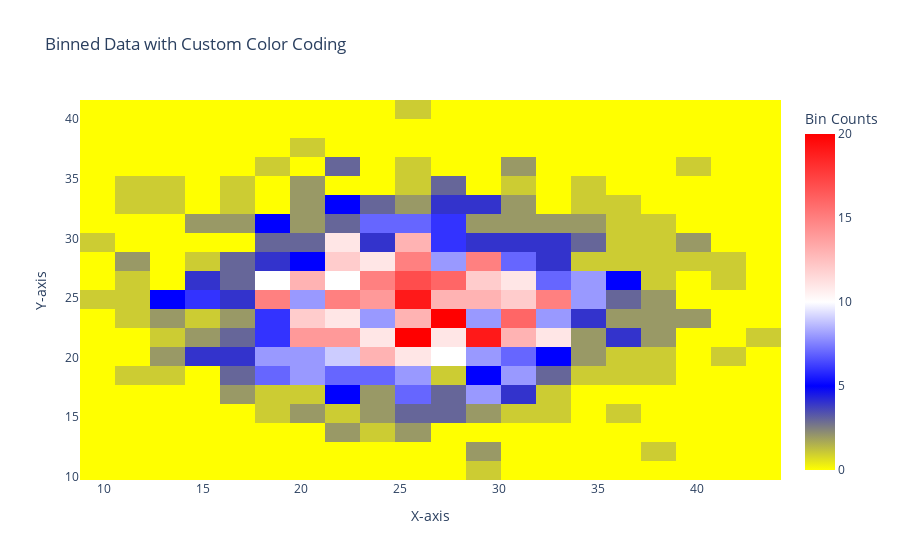

Here is the notebook cell this chart was saved with:
### Code cell
import numpy as np
import plotly.graph_objects as go
import plotly.io as pio

# Generate example data for demonstration
np.random.seed(42)
x = np.random.normal(25, 5, 1000)
np.random.seed(39)
y = np.random.normal(25, 5, 1000)

# Define minimum and maximum counts for color coding
min_count = 20
max_count = 50

# Set up bins and compute histogram
bins = 20
H, xedges, yedges = np.histogram2d(x, y, bins=bins)

# Define color mapping based on bin counts
color_map = np.zeros_like(H, dtype='<U6')  # Initialize empty color map array

# Apply color coding conditions
color_map[H == 0] = 'yellow'       # Zero count bins
color_map[(H > 0) & (H < min_count)] = 'blue'   # Counts lower than min_count but greater than zero
color_map[(H >= min_count) & (H <= max_count)] = 'white'  # Counts within the acceptable range
color_map[H > max_count] = 'red'   # Counts higher than max_count

# Set up the Plotly heatmap plot
fig = go.Figure()

# Add the heatmap with the custom color scale
fig.add_trace(go.Heatmap(
    z=H,
    x=xedges,
    y=yedges,
    colorscale=[
        [0, 'yellow'],  # Yellow for zero counts
        [0.25, 'blue'], # Blue for low counts
        [0.5, 'white'], # White for acceptable counts
        [1, 'red']      # Red for high counts
    ],
    showscale=True,  # Show color scale for reference
    colorbar=dict(title="Bin Counts")
))

# Configure layout
fig.update_layout(
    title="Binned Data with Custom Color Coding",
    xaxis_title="X-axis",
    yaxis_title="Y-axis"
)

# Display the plot in an adaptive environment
pio.show(fig)

### Figure 1 — Plotly figure (JSON) as saved in the notebook; plotly's stock layout.template omitted (floating-point values rounded to 4 significant figures; data arrays with more than 128 entries replaced by an {"elided": "..."} marker saying what was removed)
{"data": [{"colorbar": {"title": {"text": "Bin Counts"}}, "colorscale": [[0, "yellow"], [0.25, "blue"], [0.5, "white"], [1, "red"]], "showscale": true, "type": "heatmap", "x": [8.794, 10.57, 12.34, 14.11, 15.89, 17.66, 19.43, 21.21, 22.98, 24.76, 26.53, 28.3, 30.08, 31.85, 33.62, 35.4, 37.17, 38.94, 40.72, 42.49, 44.26], "y": [9.727, 11.32, 12.92, 14.51, 16.1, 17.7, 19.29, 20.89, 22.48, 24.08, 25.67, 27.27, 28.86, 30.46, 32.05, 33.64, 35.24, 36.83, 38.43, 40.02, 41.62], "z": {"elided": "20x20 int values"}}], "layout": {"title": {"text": "Binned Data with Custom Color Coding"}, "xaxis": {"title": {"text": "X-axis"}}, "yaxis": {"title": {"text": "Y-axis"}}}}
